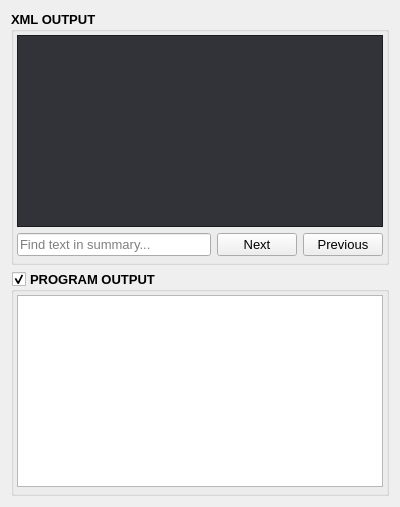
          <widget class="QFrame" name="frame_right_2">
           <property name="minimumSize">
            <size>
             <width>400</width>
             <height>0</height>
            </size>
           </property>
           <property name="frameShape">
            <enum>QFrame::Shape::NoFrame</enum>
           </property>
           <property name="frameShadow">
            <enum>QFrame::Shadow::Raised</enum>
           </property>
           <layout class="QVBoxLayout" name="verticalLayout_4">
            <item>
             <widget class="QGroupBox" name="group_box_xml_output">
              <property name="sizePolicy">
               <sizepolicy hsizetype="Preferred" vsizetype="Preferred">
                <horstretch>0</horstretch>
                <verstretch>0</verstretch>
               </sizepolicy>
              </property>
              <property name="minimumSize">
               <size>
                <width>0</width>
                <height>0</height>
               </size>
              </property>
              <property name="font">
               <font>
                <family>Microsoft YaHei UI</family>
                <pointsize>10</pointsize>
                <italic>false</italic>
                <bold>true</bold>
                <underline>false</underline>
                <strikeout>false</strikeout>
               </font>
              </property>
              <property name="title">
               <string>XML OUTPUT</string>
              </property>
              <layout class="QVBoxLayout" name="verticalLayout_6" stretch="0,0">
               <property name="leftMargin">
                <number>3</number>
               </property>
               <property name="topMargin">
                <number>3</number>
               </property>
               <property name="rightMargin">
                <number>3</number>
               </property>
               <property name="bottomMargin">
                <number>6</number>
               </property>
               <item>
                <widget class="QTextEdit" name="text_edit_xml_output">
                 <property name="sizePolicy">
                  <sizepolicy hsizetype="Expanding" vsizetype="Expanding">
                   <horstretch>0</horstretch>
                   <verstretch>0</verstretch>
                  </sizepolicy>
                 </property>
                 <property name="minimumSize">
                  <size>
                   <width>0</width>
                   <height>0</height>
                  </size>
                 </property>
                 <property name="palette">
                  <palette>
                   <active>
                    <colorrole role="WindowText">
                     <brush brushstyle="SolidPattern">
                      <color alpha="255">
                       <red>255</red>
                       <green>255</green>
                       <blue>255</blue>
                      </color>
                     </brush>
                    </colorrole>
                    <colorrole role="Button">
                     <brush brushstyle="SolidPattern">
                      <color alpha="255">
                       <red>255</red>
                       <green>200</green>
                       <blue>87</blue>
                      </color>
                     </brush>
                    </colorrole>
                    <colorrole role="Dark">
                     <brush brushstyle="SolidPattern">
                      <color alpha="255">
                       <red>54</red>
                       <green>54</green>
                       <blue>54</blue>
                      </color>
                     </brush>
                    </colorrole>
                    <colorrole role="Text">
                     <brush brushstyle="SolidPattern">
                      <color alpha="255">
                       <red>255</red>
                       <green>255</green>
                       <blue>255</blue>
                      </color>
                     </brush>
                    </colorrole>
                    <colorrole role="BrightText">
                     <brush brushstyle="SolidPattern">
                      <color alpha="255">
                       <red>255</red>
                       <green>255</green>
                       <blue>127</blue>
                      </color>
                     </brush>
                    </colorrole>
                    <colorrole role="ButtonText">
                     <brush brushstyle="SolidPattern">
                      <color alpha="255">
                       <red>0</red>
                       <green>0</green>
                       <blue>0</blue>
                      </color>
                     </brush>
                    </colorrole>
                    <colorrole role="Base">
                     <brush brushstyle="SolidPattern">
                      <color alpha="255">
                       <red>49</red>
                       <green>51</green>
                       <blue>56</blue>
                      </color>
                     </brush>
                    </colorrole>
                    <colorrole role="Window">
                     <brush brushstyle="SolidPattern">
                      <color alpha="255">
                       <red>35</red>
                       <green>36</green>
                       <blue>40</blue>
                      </color>
                     </brush>
                    </colorrole>
                    <colorrole role="Highlight">
                     <brush brushstyle="SolidPattern">
                      <color alpha="255">
                       <red>211</red>
                       <green>162</green>
                       <blue>72</blue>
                      </color>
                     </brush>
                    </colorrole>
                    <colorrole role="HighlightedText">
                     <brush brushstyle="SolidPattern">
                      <color alpha="255">
                       <red>0</red>
                       <green>0</green>
                       <blue>0</blue>
                      </color>
                     </brush>
                    </colorrole>
                    <colorrole role="Accent">
                     <brush brushstyle="SolidPattern">
                      <color alpha="255">
                       <red>255</red>
                       <green>200</green>
                       <blue>87</blue>
                      </color>
                     </brush>
                    </colorrole>
                   </active>
                   <inactive>
                    <colorrole role="WindowText">
                     <brush brushstyle="SolidPattern">
                      <color alpha="255">
                       <red>255</red>
                       <green>255</green>
                       <blue>255</blue>
                      </color>
                     </brush>
                    </colorrole>
                    <colorrole role="Button">
                     <brush brushstyle="SolidPattern">
                      <color alpha="255">
                       <red>255</red>
                       <green>200</green>
                       <blue>87</blue>
                      </color>
                     </brush>
                    </colorrole>
                    <colorrole role="Dark">
                     <brush brushstyle="SolidPattern">
                      <color alpha="255">
                       <red>54</red>
                       <green>54</green>
                       <blue>54</blue>
                      </color>
                     </brush>
                    </colorrole>
                    <colorrole role="Text">
                     <brush brushstyle="SolidPattern">
                      <color alpha="255">
                       <red>255</red>
                       <green>255</green>
                       <blue>255</blue>
                      </color>
                     </brush>
                    </colorrole>
                    <colorrole role="BrightText">
                     <brush brushstyle="SolidPattern">
                      <color alpha="255">
                       <red>255</red>
                       <green>255</green>
                       <blue>127</blue>
                      </color>
                     </brush>
                    </colorrole>
                    <colorrole role="ButtonText">
                     <brush brushstyle="SolidPattern">
                      <color alpha="255">
                       <red>0</red>
                       <green>0</green>
                       <blue>0</blue>
                      </color>
                     </brush>
                    </colorrole>
                    <colorrole role="Base">
                     <brush brushstyle="SolidPattern">
                      <color alpha="255">
                       <red>49</red>
                       <green>51</green>
                       <blue>56</blue>
                      </color>
                     </brush>
                    </colorrole>
                    <colorrole role="Window">
                     <brush brushstyle="SolidPattern">
                      <color alpha="255">
                       <red>35</red>
                       <green>36</green>
                       <blue>40</blue>
                      </color>
                     </brush>
                    </colorrole>
                    <colorrole role="Highlight">
                     <brush brushstyle="SolidPattern">
                      <color alpha="255">
                       <red>211</red>
                       <green>162</green>
                       <blue>72</blue>
                      </color>
                     </brush>
                    </colorrole>
                    <colorrole role="HighlightedText">
                     <brush brushstyle="SolidPattern">
                      <color alpha="255">
                       <red>0</red>
                       <green>0</green>
                       <blue>0</blue>
                      </color>
                     </brush>
                    </colorrole>
                    <colorrole role="Accent">
                     <brush brushstyle="SolidPattern">
                      <color alpha="255">
                       <red>255</red>
                       <green>200</green>
                       <blue>87</blue>
                      </color>
                     </brush>
                    </colorrole>
                   </inactive>
                   <disabled>
                    <colorrole role="WindowText">
                     <brush brushstyle="SolidPattern">
                      <color alpha="255">
                       <red>54</red>
                       <green>54</green>
                       <blue>54</blue>
                      </color>
                     </brush>
                    </colorrole>
                    <colorrole role="Button">
                     <brush brushstyle="SolidPattern">
                      <color alpha="255">
                       <red>255</red>
                       <green>200</green>
                       <blue>87</blue>
                      </color>
                     </brush>
                    </colorrole>
                    <colorrole role="Dark">
                     <brush brushstyle="SolidPattern">
                      <color alpha="255">
                       <red>54</red>
                       <green>54</green>
                       <blue>54</blue>
                      </color>
                     </brush>
                    </colorrole>
                    <colorrole role="Text">
                     <brush brushstyle="SolidPattern">
                      <color alpha="255">
                       <red>54</red>
                       <green>54</green>
                       <blue>54</blue>
                      </color>
                     </brush>
                    </colorrole>
                    <colorrole role="BrightText">
                     <brush brushstyle="SolidPattern">
                      <color alpha="255">
                       <red>255</red>
                       <green>255</green>
                       <blue>127</blue>
                      </color>
                     </brush>
                    </colorrole>
                    <colorrole role="ButtonText">
                     <brush brushstyle="SolidPattern">
                      <color alpha="255">
                       <red>54</red>
                       <green>54</green>
                       <blue>54</blue>
                      </color>
                     </brush>
                    </colorrole>
                    <colorrole role="Base">
                     <brush brushstyle="SolidPattern">
                      <color alpha="255">
                       <red>35</red>
                       <green>36</green>
                       <blue>40</blue>
                      </color>
                     </brush>
                    </colorrole>
                    <colorrole role="Window">
                     <brush brushstyle="SolidPattern">
                      <color alpha="255">
                       <red>35</red>
                       <green>36</green>
                       <blue>40</blue>
                      </color>
                     </brush>
                    </colorrole>
                    <colorrole role="HighlightedText">
                     <brush brushstyle="SolidPattern">
                      <color alpha="255">
                       <red>0</red>
                       <green>0</green>
                       <blue>0</blue>
                      </color>
                     </brush>
                    </colorrole>
                    <colorrole role="Accent">
                     <brush brushstyle="SolidPattern">
                      <color alpha="255">
                       <red>255</red>
                       <green>200</green>
                       <blue>87</blue>
                      </color>
                     </brush>
                    </colorrole>
                   </disabled>
                  </palette>
                 </property>
                 <property name="font">
                  <font>
                   <family>Microsoft YaHei UI</family>
                   <pointsize>10</pointsize>
                   <italic>false</italic>
                   <bold>false</bold>
                   <underline>false</underline>
                   <strikeout>false</strikeout>
                  </font>
                 </property>
                 <property name="readOnly">
                  <bool>true</bool>
                 </property>
                </widget>
               </item>
               <item>
                <layout class="QHBoxLayout" name="hor_layout_find_functionality">
                 <item>
                  <widget class="QLineEdit" name="line_edit_xml_output_find_text">
                   <property name="font">
                    <font>
                     <family>Microsoft YaHei UI</family>
                     <pointsize>10</pointsize>
                     <italic>false</italic>
                     <bold>false</bold>
                     <underline>false</underline>
                     <strikeout>false</strikeout>
                    </font>
                   </property>
                   <property name="placeholderText">
                    <string>Find text in summary...</string>
                   </property>
                  </widget>
                 </item>
                 <item>
                  <widget class="QPushButton" name="button_find_next">
                   <property name="font">
                    <font>
                     <family>Microsoft YaHei UI</family>
                     <pointsize>10</pointsize>
                     <italic>false</italic>
                     <bold>false</bold>
                     <underline>false</underline>
                     <strikeout>false</strikeout>
                    </font>
                   </property>
                   <property name="toolTip">
                    <string>Search next term.</string>
                   </property>
                   <property name="text">
                    <string>Next</string>
                   </property>
                  </widget>
                 </item>
                 <item>
                  <widget class="QPushButton" name="button_find_previous">
                   <property name="font">
                    <font>
                     <family>Microsoft YaHei UI</family>
                     <pointsize>10</pointsize>
                     <italic>false</italic>
                     <bold>false</bold>
                     <underline>false</underline>
                     <strikeout>false</strikeout>
                    </font>
                   </property>
                   <property name="toolTip">
                    <string>Search previous term.</string>
                   </property>
                   <property name="text">
                    <string>Previous</string>
                   </property>
                  </widget>
                 </item>
                </layout>
               </item>
              </layout>
             </widget>
            </item>
            <item>
             <widget class="QGroupBox" name="group_box_program_output">
              <property name="sizePolicy">
               <sizepolicy hsizetype="Preferred" vsizetype="Preferred">
                <horstretch>0</horstretch>
                <verstretch>0</verstretch>
               </sizepolicy>
              </property>
              <property name="minimumSize">
               <size>
                <width>0</width>
                <height>0</height>
               </size>
              </property>
              <property name="font">
               <font>
                <family>Microsoft YaHei UI</family>
                <pointsize>10</pointsize>
                <italic>false</italic>
                <bold>true</bold>
                <underline>false</underline>
                <strikeout>false</strikeout>
               </font>
              </property>
              <property name="title">
               <string>PROGRAM OUTPUT</string>
              </property>
              <property name="checkable">
               <bool>true</bool>
              </property>
              <layout class="QVBoxLayout" name="verticalLayout_12" stretch="0">
               <property name="spacing">
                <number>6</number>
               </property>
               <property name="leftMargin">
                <number>3</number>
               </property>
               <property name="topMargin">
                <number>3</number>
               </property>
               <property name="rightMargin">
                <number>3</number>
               </property>
               <property name="bottomMargin">
                <number>6</number>
               </property>
               <item>
                <widget class="QTextEdit" name="text_edit_program_output">
                 <property name="sizePolicy">
                  <sizepolicy hsizetype="Expanding" vsizetype="Expanding">
                   <horstretch>0</horstretch>
                   <verstretch>0</verstretch>
                  </sizepolicy>
                 </property>
                 <property name="font">
                  <font>
                   <family>Microsoft YaHei UI</family>
                   <pointsize>10</pointsize>
                   <italic>false</italic>
                   <bold>false</bold>
                   <underline>false</underline>
                   <strikeout>false</strikeout>
                  </font>
                 </property>
                 <property name="contextMenuPolicy">
                  <enum>Qt::ContextMenuPolicy::DefaultContextMenu</enum>
                 </property>
                 <property name="readOnly">
                  <bool>true</bool>
                 </property>
                </widget>
               </item>
              </layout>
             </widget>
            </item>
           </layout>
          </widget>
